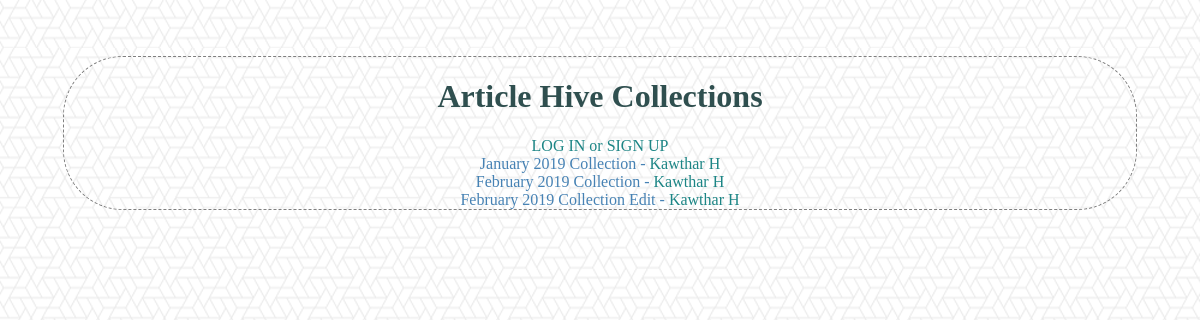
Page /collections/ on the committed database.
### database_setup.py (models this page shows, shortened)
class Collection(Base):
    __tablename__ = 'collection'
    id = Column(Integer, primary_key=True)
    name = Column(String(80), nullable=False)
    user_id = Column(Integer, ForeignKey('user.id'))
    user = relationship(User)

class User(Base):
    __tablename__ = 'user'
    id = Column(Integer, primary_key=True)
    name = Column(String(100), nullable=False)
    email = Column(String(100), nullable=False , unique=True)
    picture = Column(String(250))

### finalProject.py (the view, shortened to what this page needs)
@app.route('/')
@app.route('/collections/')
def DefaultCollections():
    if 'name' not in login_session:
        c = session.query(
            Collection.name.label('cname'),
            User.name.label('uname'),
            Collection.id.label('cid'),
            User.id.label('uid')).join(
            User,
            User.id == Collection.user_id).add_columns(
            User.id,
            User.name,
            Collection.name,
            Collection.id).all()
        return render_template('publicCollections.html', c=c)

### templates/publicCollections.html (shortened to what this page needs)
<!DOCTYPE html>
<html>
    <head>
        <link rel=stylesheet type=text/css href='{{url_for('static', filename='style.css')}}'>
    </head>
    <body>
        <div class="pane">
            <h1 class="header">Article Hive Collections</h1>
            <a class="link" href="{{url_for('showLogin')}}">LOG IN or SIGN UP</a>
            {% for c in c %}
            <div class="item" >
                <div class="cname">
                    <a href="{{url_for('collectionList', collection_id= c.id )}}">{{ c.cname }}</a> - <label class="owner">{{ c.uname}}</label>
                </div>
            </div>
            {% endfor %}
        </div>
    </body>
</html>

### static/style.css (style rules this page uses)
html { background-image: url('what-the-hex.png'); background-repeat: repeat; margin: 4vw; }
a { color: steelblue; text-decoration-line: none; }
.item { color: steelblue; }
.link { color: rgb(28, 133, 133); }
.header { color: darkslategray; text-transform: capitalize; }
.owner { text-transform: capitalize; color: rgb(28, 133, 133);; }
.cname { text-transform: capitalize; }
.pane { border: dashed grey 1pt; border-radius: 5vw; text-align: center; display: block; block-size: inherit; height: 95%; margin: 5pt; }

### rows in the picture
Collection: cname "January 2019 Collection", uname "Kawthar H"
Collection: cname "February 2019 Collection", uname "Kawthar H"
Collection: cname "February 2019 Collection Edit", uname "Kawthar H"
